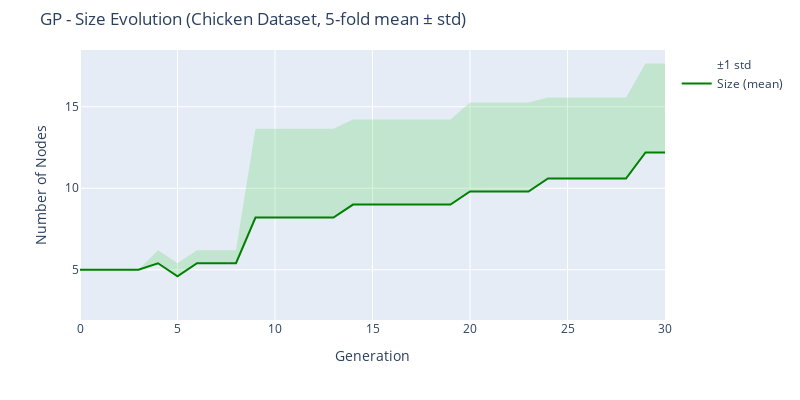

Notebook code cell kept with this figure:
### Code cell
fig = go.Figure()

# Mean Size (Elite_nodes)
fig.add_trace(go.Scatter(
    x=mean_df["Generation"],
    y=mean_df["Elite_nodes"],
    mode='lines',
    name='Size (mean)',
    line=dict(color='green', width=2)
))

# Std as shaded region (light green)
fig.add_trace(go.Scatter(
    x=mean_df["Generation"],
    y=mean_df["Elite_nodes"] + std_df["Elite_nodes"],
    mode='lines',
    line=dict(width=0),
    showlegend=False,
    fillcolor='rgba(50, 200, 50, 0.2)',
    fill='tonexty'
))
fig.add_trace(go.Scatter(
    x=mean_df["Generation"],
    y=mean_df["Elite_nodes"] - std_df["Elite_nodes"],
    mode='lines',
    line=dict(width=0),
    name='±1 std',
    fillcolor='rgba(50, 200, 50, 0.2)'
))

fig.update_layout(
    title=f'GP - Size Evolution (Chicken Dataset, 5-fold mean ± std)',
    xaxis_title='Generation',
    yaxis_title='Number of Nodes',
    yaxis_range=[0, None],  # Start y-axis at 0
    height=400,
    width=800,
    margin=dict(t=50),
    hovermode='x unified'
)
fig.show()

### Figure 1 — Plotly figure (JSON) as saved in the notebook; plotly's stock layout.template omitted (floating-point values rounded to 4 significant figures)
{"data": [{"line": {"color": "green", "width": 2}, "mode": "lines", "name": "Size (mean)", "type": "scatter", "x": [0, 1, 2, 3, 4, 5, 6, 7, 8, 9, 10, 11, 12, 13, 14, 15, 16, 17, 18, 19, 20, 21, 22, 23, 24, 25, 26, 27, 28, 29, 30], "y": [5, 5, 5, 5, 5.4, 4.6, 5.4, 5.4, 5.4, 8.2, 8.2, 8.2, 8.2, 8.2, 9, 9, 9, 9, 9, 9, 9.8, 9.8, 9.8, 9.8, 10.6, 10.6, 10.6, 10.6, 10.6, 12.2, 12.2]}, {"fill": "tonexty", "fillcolor": "rgba(50, 200, 50, 0.2)", "line": {"width": 0}, "mode": "lines", "showlegend": false, "type": "scatter", "x": [0, 1, 2, 3, 4, 5, 6, 7, 8, 9, 10, 11, 12, 13, 14, 15, 16, 17, 18, 19, 20, 21, 22, 23, 24, 25, 26, 27, 28, 29, 30], "y": [5, 5, 5, 5, 6.2, 5.4, 6.2, 6.2, 6.2, 13.66, 13.66, 13.66, 13.66, 13.66, 14.22, 14.22, 14.22, 14.22, 14.22, 14.22, 15.26, 15.26, 15.26, 15.26, 15.56, 15.56, 15.56, 15.56, 15.56, 17.66, 17.66]}, {"fillcolor": "rgba(50, 200, 50, 0.2)", "line": {"width": 0}, "mode": "lines", "name": "±1 std", "type": "scatter", "x": [0, 1, 2, 3, 4, 5, 6, 7, 8, 9, 10, 11, 12, 13, 14, 15, 16, 17, 18, 19, 20, 21, 22, 23, 24, 25, 26, 27, 28, 29, 30], "y": [5, 5, 5, 5, 4.6, 3.8, 4.6, 4.6, 4.6, 2.745, 2.745, 2.745, 2.745, 2.745, 3.785, 3.785, 3.785, 3.785, 3.785, 3.785, 4.345, 4.345, 4.345, 4.345, 5.636, 5.636, 5.636, 5.636, 5.636, 6.745, 6.745]}], "layout": {"height": 400, "hovermode": "x unified", "margin": {"t": 50}, "title": {"text": "GP - Size Evolution (Chicken Dataset, 5-fold mean ± std)"}, "width": 800, "xaxis": {"title": {"text": "Generation"}}, "yaxis": {"range": [0, null], "title": {"text": "Number of Nodes"}}}}
